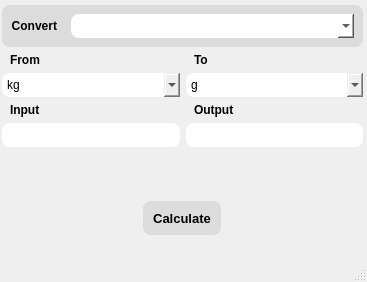
<?xml version="1.0" encoding="UTF-8"?>
<ui version="4.0">
 <class>MainWindow</class>
 <widget class="QMainWindow" name="MainWindow">
  <property name="geometry">
   <rect>
    <x>0</x>
    <y>0</y>
    <width>367</width>
    <height>282</height>
   </rect>
  </property>
  <property name="sizePolicy">
   <sizepolicy hsizetype="Preferred" vsizetype="Preferred">
    <horstretch>0</horstretch>
    <verstretch>0</verstretch>
   </sizepolicy>
  </property>
  <property name="windowTitle">
   <string>MainWindow</string>
  </property>
  <widget class="QWidget" name="centralwidget">
   <widget class="QWidget" name="verticalWidget" native="true">
    <property name="geometry">
     <rect>
      <x>2</x>
      <y>5</y>
      <width>361</width>
      <height>231</height>
     </rect>
    </property>
    <property name="sizePolicy">
     <sizepolicy hsizetype="Fixed" vsizetype="Fixed">
      <horstretch>0</horstretch>
      <verstretch>0</verstretch>
     </sizepolicy>
    </property>
    <property name="styleSheet">
     <string notr="true"/>
    </property>
    <layout class="QVBoxLayout" name="verticalLayout_2">
     <item>
      <widget class="QWidget" name="horizontalWidget" native="true">
       <property name="styleSheet">
        <string notr="true">border-radius: 8px;
background-color: rgb(191, 216, 227);
background-color: rgb(220, 220, 220);</string>
       </property>
       <layout class="QHBoxLayout" name="horizontalLayout_3">
        <item>
         <widget class="QLabel" name="convert_lbl">
          <property name="sizePolicy">
           <sizepolicy hsizetype="Fixed" vsizetype="Preferred">
            <horstretch>0</horstretch>
            <verstretch>0</verstretch>
           </sizepolicy>
          </property>
          <property name="font">
           <font>
            <bold>true</bold>
           </font>
          </property>
          <property name="text">
           <string>Convert</string>
          </property>
          <property name="alignment">
           <set>Qt::AlignRight|Qt::AlignTrailing|Qt::AlignVCenter</set>
          </property>
          <property name="margin">
           <number>2</number>
          </property>
          <property name="indent">
           <number>8</number>
          </property>
         </widget>
        </item>
        <item>
         <widget class="QComboBox" name="ConverterSubject_Box">
          <property name="sizePolicy">
           <sizepolicy hsizetype="Preferred" vsizetype="Fixed">
            <horstretch>0</horstretch>
            <verstretch>0</verstretch>
           </sizepolicy>
          </property>
          <property name="minimumSize">
           <size>
            <width>0</width>
            <height>24</height>
           </size>
          </property>
          <property name="styleSheet">
           <string notr="true">background-color: rgb(255, 255, 255);</string>
          </property>
          <property name="currentText">
           <string/>
          </property>
          <property name="currentIndex">
           <number>-1</number>
          </property>
         </widget>
        </item>
       </layout>
      </widget>
     </item>
     <item>
      <layout class="QHBoxLayout" name="horizontalLayout_7">
       <item>
        <widget class="QLabel" name="label">
         <property name="font">
          <font>
           <bold>true</bold>
          </font>
         </property>
         <property name="text">
          <string>From</string>
         </property>
         <property name="indent">
          <number>8</number>
         </property>
        </widget>
       </item>
       <item>
        <widget class="QLabel" name="label_2">
         <property name="font">
          <font>
           <bold>true</bold>
          </font>
         </property>
         <property name="text">
          <string>To</string>
         </property>
         <property name="indent">
          <number>8</number>
         </property>
        </widget>
       </item>
      </layout>
     </item>
     <item>
      <layout class="QHBoxLayout" name="horizontalLayout_6">
       <item>
        <widget class="QComboBox" name="CurrentUnit_Box">
         <property name="minimumSize">
          <size>
           <width>0</width>
           <height>24</height>
          </size>
         </property>
         <property name="styleSheet">
          <string notr="true">border-radius: 8px
</string>
         </property>
         <property name="currentText">
          <string>kg</string>
         </property>
         <item>
          <property name="text">
           <string>kg</string>
          </property>
         </item>
         <item>
          <property name="text">
           <string>g</string>
          </property>
         </item>
         <item>
          <property name="text">
           <string>t</string>
          </property>
         </item>
         <item>
          <property name="text">
           <string>p</string>
          </property>
         </item>
        </widget>
       </item>
       <item>
        <widget class="QComboBox" name="ResultUnit_Box">
         <property name="minimumSize">
          <size>
           <width>0</width>
           <height>24</height>
          </size>
         </property>
         <property name="styleSheet">
          <string notr="true">border-radius: 8px
</string>
         </property>
         <property name="currentText">
          <string>g</string>
         </property>
         <item>
          <property name="text">
           <string>g</string>
          </property>
         </item>
         <item>
          <property name="text">
           <string>kg</string>
          </property>
         </item>
         <item>
          <property name="text">
           <string>t</string>
          </property>
         </item>
         <item>
          <property name="text">
           <string>p</string>
          </property>
         </item>
        </widget>
       </item>
      </layout>
     </item>
     <item>
      <layout class="QHBoxLayout" name="horizontalLayout_5">
       <item>
        <widget class="QLabel" name="label_3">
         <property name="font">
          <font>
           <bold>true</bold>
          </font>
         </property>
         <property name="text">
          <string>Input</string>
         </property>
         <property name="indent">
          <number>8</number>
         </property>
        </widget>
       </item>
       <item>
        <widget class="QLabel" name="label_4">
         <property name="font">
          <font>
           <bold>true</bold>
          </font>
         </property>
         <property name="text">
          <string>Output</string>
         </property>
         <property name="indent">
          <number>8</number>
         </property>
        </widget>
       </item>
      </layout>
     </item>
     <item>
      <layout class="QHBoxLayout" name="horizontalLayout_8">
       <item>
        <widget class="QLineEdit" name="input">
         <property name="minimumSize">
          <size>
           <width>0</width>
           <height>24</height>
          </size>
         </property>
         <property name="styleSheet">
          <string notr="true">border-radius: 8px
</string>
         </property>
        </widget>
       </item>
       <item>
        <widget class="QLineEdit" name="output">
         <property name="minimumSize">
          <size>
           <width>0</width>
           <height>24</height>
          </size>
         </property>
         <property name="styleSheet">
          <string notr="true">border-radius: 8px
</string>
         </property>
        </widget>
       </item>
      </layout>
     </item>
     <item>
      <spacer name="verticalSpacer_2">
       <property name="orientation">
        <enum>Qt::Vertical</enum>
       </property>
       <property name="sizeHint" stdset="0">
        <size>
         <width>20</width>
         <height>40</height>
        </size>
       </property>
      </spacer>
     </item>
     <item>
      <spacer name="verticalSpacer">
       <property name="orientation">
        <enum>Qt::Vertical</enum>
       </property>
       <property name="sizeHint" stdset="0">
        <size>
         <width>20</width>
         <height>40</height>
        </size>
       </property>
      </spacer>
     </item>
     <item>
      <widget class="QWidget" name="horizontalWidget_6" native="true">
       <layout class="QHBoxLayout" name="horizontalLayout_9">
        <property name="spacing">
         <number>6</number>
        </property>
        <property name="leftMargin">
         <number>0</number>
        </property>
        <property name="topMargin">
         <number>0</number>
        </property>
        <property name="rightMargin">
         <number>0</number>
        </property>
        <property name="bottomMargin">
         <number>0</number>
        </property>
        <item alignment="Qt::AlignHCenter|Qt::AlignVCenter">
         <widget class="QPushButton" name="calculate">
          <property name="sizePolicy">
           <sizepolicy hsizetype="Fixed" vsizetype="Fixed">
            <horstretch>0</horstretch>
            <verstretch>0</verstretch>
           </sizepolicy>
          </property>
          <property name="minimumSize">
           <size>
            <width>80</width>
            <height>36</height>
           </size>
          </property>
          <property name="maximumSize">
           <size>
            <width>16777215</width>
            <height>36</height>
           </size>
          </property>
          <property name="font">
           <font>
            <pointsize>10</pointsize>
            <bold>true</bold>
           </font>
          </property>
          <property name="styleSheet">
           <string notr="true">border-radius: 8px;
margin:1px;
background-color: rgb(191, 216, 227);
background-color: rgb(220, 220, 220);</string>
          </property>
          <property name="text">
           <string>Calculate</string>
          </property>
          <property name="iconSize">
           <size>
            <width>20</width>
            <height>20</height>
           </size>
          </property>
         </widget>
        </item>
       </layout>
      </widget>
     </item>
    </layout>
   </widget>
  </widget>
  <widget class="QMenuBar" name="menubar">
   <property name="geometry">
    <rect>
     <x>0</x>
     <y>0</y>
     <width>367</width>
     <height>25</height>
    </rect>
   </property>
  </widget>
  <widget class="QStatusBar" name="statusbar"/>
 </widget>
 <resources/>
 <connections/>
</ui>
